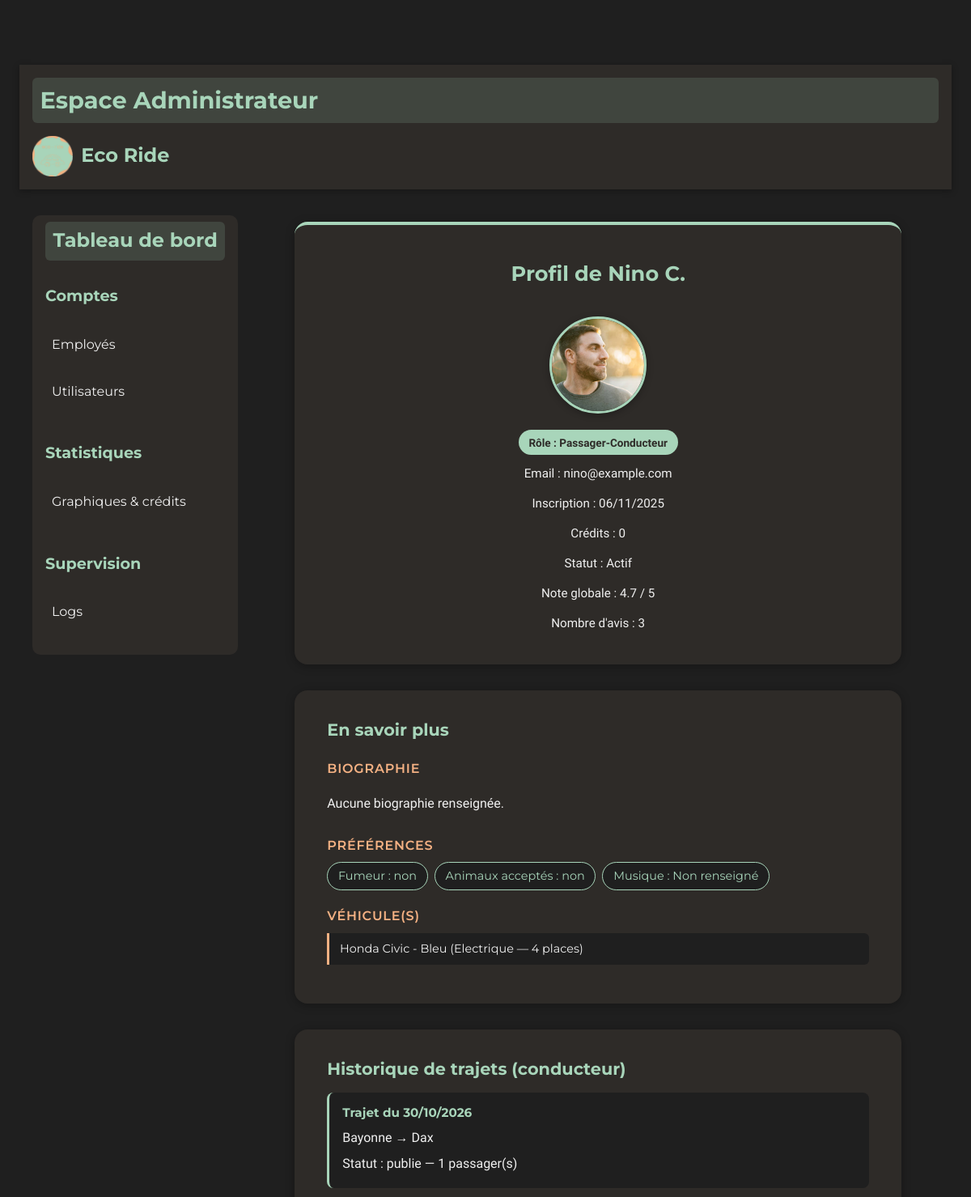
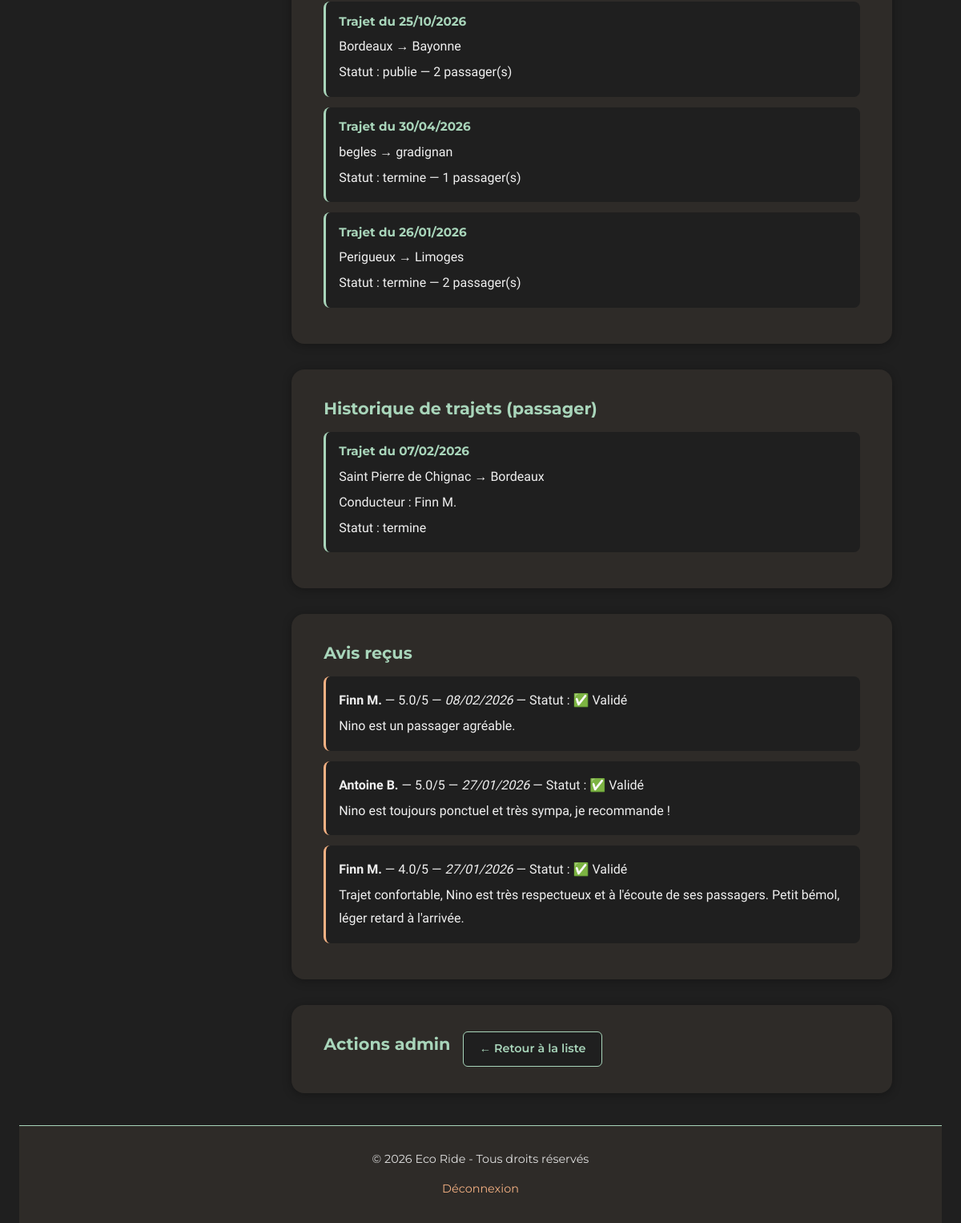
Screenshot of /PROJET/ADMIN/ADM-user-profil.php?id=1 (signed in) with the database file from the repository (2 pictures, top to bottom).
### tables this page shows
CREATE TABLE `utilisateurs` (
  `id` int(11) NOT NULL,
  `nom` varchar(100) NOT NULL,
  `prenom` varchar(100) NOT NULL,
  `email` varchar(150) DEFAULT NULL,
  `mot_de_passe` varchar(255) NOT NULL,
  `role` enum('passager','conducteur','passager-conducteur') NOT NULL,
  `date_naissance` date DEFAULT NULL,
  `bio` text DEFAULT NULL,
  `credits` int(11) DEFAULT 0,
  `date_inscription` datetime DEFAULT current_timestamp(),
  `photo` varchar(255) DEFAULT 'default.jpg',
  `driver_completed` tinyint(1) DEFAULT 0,
  `profile_completed` tinyint(1) DEFAULT 0,
  `suspendu` tinyint(1) NOT NULL DEFAULT 0
);

CREATE TABLE `vehicules` (
  `vehicule_id` int(11) NOT NULL,
  `id_utilisateur` int(11) NOT NULL,
  `plaque` varchar(20) NOT NULL,
  `date_premiere_immat` date DEFAULT NULL,
  `marque` varchar(50) DEFAULT NULL,
  `modele` varchar(50) DEFAULT NULL,
  `couleur` varchar(50) DEFAULT NULL,
  `carburant` varchar(50) DEFAULT NULL,
  `places` int(11) DEFAULT 4,
  `animaux_acceptes` enum('oui','non') DEFAULT 'non',
  `fumeur` enum('oui','non') DEFAULT 'non',
  `musique` varchar(50) DEFAULT NULL
);

CREATE TABLE `trajets` (
  `id` int(11) NOT NULL,
  `id_conducteur` int(11) NOT NULL,
  `depart` varchar(255) NOT NULL,
  `arrivee` varchar(255) NOT NULL,
  `etapes` text DEFAULT NULL,
  `commentaire` text DEFAULT NULL,
  `date_depart` date NOT NULL,
  `heure_depart` time NOT NULL,
  `heure_arrivee` time DEFAULT NULL,
  `vehicule_id` int(11) DEFAULT NULL,
  `places_disponibles` int(11) DEFAULT 1,
  `prix` int(11) NOT NULL DEFAULT 2,
  `statut` enum('publie','complet','annule','termine','en_cours') DEFAULT 'publie'
);

CREATE TABLE `trajets_passagers` (
  `id` int(11) NOT NULL,
  `id_trajet` int(11) NOT NULL,
  `id_passager` int(11) NOT NULL,
  `note_passager` decimal(2,1) DEFAULT NULL,
  `statut` enum('reserve','annule','termine','valide','litige','avis_laisse') DEFAULT 'reserve',
  `date_reservation` datetime DEFAULT current_timestamp()
);

CREATE TABLE `avis` (
  `id` int(11) NOT NULL,
  `id_trajet` int(11) NOT NULL,
  `id_auteur` int(11) NOT NULL,
  `id_destinataire` int(11) NOT NULL,
  `note` decimal(2,1) DEFAULT NULL,
  `commentaire` text DEFAULT NULL,
  `date_creation` datetime DEFAULT current_timestamp(),
  `statut` enum('en_attente','valide','refuse') NOT NULL DEFAULT 'en_attente'
);

### PROJET/ADMIN/ADM-user-profil.php (the view, shortened to what this page needs)
<?php
include('../PHP/connexion.php');
$id = $_GET['id'];
$stmt = $bdd->prepare("SELECT * FROM utilisateurs WHERE id = ?");
$stmt->execute([$id]);
$user = $stmt->fetch(PDO::FETCH_ASSOC);
$stmt = $bdd->prepare("SELECT solde FROM credits WHERE id_utilisateur = ?");
$stmt->execute([$id]);
$credit = $stmt->fetch(PDO::FETCH_ASSOC);
$solde = $credit ? $credit['solde'] : 0;
$stmt_avis = $bdd->prepare("
    SELECT a.note, a.commentaire, a.date_creation, a.statut,
           u.prenom, u.nom
    FROM avis a
    JOIN utilisateurs u ON u.id = a.id_auteur
    WHERE a.id_destinataire = ?
    ORDER BY a.date_creation DESC
");
$stmt_avis->execute([$id]);
$avis = $stmt_avis->fetchAll(PDO::FETCH_ASSOC);
$stmt_note = $bdd->prepare("SELECT AVG(note) as moyenne, COUNT(*) as total FROM avis WHERE id_destinataire = ? AND statut = 'valide'");
$stmt_note->execute([$id]);
$note_info = $stmt_note->fetch(PDO::FETCH_ASSOC);
$stmt_vehicules = $bdd->prepare("SELECT * FROM vehicules WHERE id_utilisateur = ?");
$stmt_vehicules->execute([$id]);
$vehicules = $stmt_vehicules->fetchAll(PDO::FETCH_ASSOC);
$stmt_trajets = $bdd->prepare("
    SELECT t.*, COUNT(tp.id_passager) as nb_passagers
    FROM trajets t
    LEFT JOIN trajets_passagers tp ON tp.id_trajet = t.id
    WHERE t.id_conducteur = ?
    GROUP BY t.id
    ORDER BY t.date_depart DESC
");
$stmt_trajets->execute([$id]);
$trajets = $stmt_trajets->fetchAll(PDO::FETCH_ASSOC);
$stmt_passager = $bdd->prepare("
    SELECT t.depart, t.arrivee, t.date_depart, tp.statut,
           u.prenom as prenom_conducteur, u.nom as nom_conducteur
    FROM trajets_passagers tp
    JOIN trajets t ON t.id = tp.id_trajet
    JOIN utilisateurs u ON u.id = t.id_conducteur
    WHERE tp.id_passager = ?
    ORDER BY t.date_depart DESC
");
$stmt_passager->execute([$id]);
$trajets_passager = $stmt_passager->fetchAll(PDO::FETCH_ASSOC);
?>
<!DOCTYPE html>
<html lang="fr">
<head>
    <link rel="stylesheet" href="../CSS/style_global.css">
    <link rel="stylesheet" href="../CSS/CSS ADMIN/ADM-user-profil.css">
</head>
<body>
<?php include('../COMPONENTS/COMP-header-admin.php'); ?>
<main>
    <div class="content-wrapper">
        <section class="driver-profile-section">
            <h2>Profil de <strong><?= htmlspecialchars($user['prenom']) ?> <?= htmlspecialchars($user['nom']) ?></strong></h2>
            <img src="../../IMAGES/profiles/<?= htmlspecialchars($user['photo'] ?? 'default.jpg') ?>" class="profile-picture" alt="Photo de profil" width="150" height="150">
            <p>Rôle : <?= htmlspecialchars($user['role']) ?></p>
            <p>Email : <?= htmlspecialchars($user['email']) ?></p>
            <p>Inscription : <?= date('d/m/Y', strtotime($user['date_inscription'])) ?></p>
            <p>Crédits : <?= $solde ?></p>
            <p>Statut : <?= $user['suspendu'] ? '<span style="color:red;">Suspendu</span>' : 'Actif' ?></p>
            <p>Note globale : <?= $note_info['total'] > 0 ? number_format($note_info['moyenne'], 1) . ' / 5' : 'Aucune note' ?></p>
            <p>Nombre d'avis : <?= $note_info['total'] ?></p>
        </section>
        <section class="profile-driver-details">
            <h3 class="section-title">En savoir plus</h3>
            <h4 class="subsection-title">Biographie</h4>
            <p class="bio"><?= !empty($user['bio']) ? htmlspecialchars($user['bio']) : 'Aucune biographie renseignée.' ?></p>
            <?php if (!empty($vehicules)): $v = $vehicules[0]; ?>
            <h4 class="subsection-title">Préférences</h4>
            <ul class="preferences-list">
                <li>Fumeur : <?= htmlspecialchars($v['fumeur'] ?? 'Non renseigné') ?></li>
                <li>Animaux acceptés : <?= htmlspecialchars($v['animaux_acceptes'] ?? 'Non renseigné') ?></li>
                <li>Musique : <?= htmlspecialchars($v['musique'] ?? 'Non renseigné') ?></li>
            </ul>
            <h4 class="subsection-title">Véhicule(s)</h4>
            <ul>
                <?php foreach ($vehicules as $v): ?>
                    <li><?= htmlspecialchars($v['marque']) ?> <?= htmlspecialchars($v['modele']) ?> - <?= htmlspecialchars($v['couleur']) ?> (<?= htmlspecialchars($v['carburant']) ?> — <?= $v['places'] ?> places)</li>
                <?php endforeach; ?>
            </ul>
            <?php else: ?>
                <p>Aucun véhicule enregistré.</p>
            <?php endif; ?>
        </section>
        <?php if ($user['role'] === 'conducteur' || $user['role'] === 'passager-conducteur'): ?>
        <section class="trip-history">
            <h3 class="section-title">Historique de trajets (conducteur)</h3>
            <?php if (!empty($trajets)): ?>
                <?php foreach ($trajets as $t): ?>
                <div class="trip">
                    <h4 class="trip-title">Trajet du <?= date('d/m/Y', strtotime($t['date_depart'])) ?></h4>
                    <p class="trip-route"><?= htmlspecialchars($t['depart']) ?> → <?= htmlspecialchars($t['arrivee']) ?></p>
                    <p>Statut : <?= $t['statut'] ?> — <?= $t['nb_passagers'] ?> passager(s)</p>
                </div>
                <?php endforeach; ?>
            <?php else: ?>
                <p>Aucun trajet en tant que conducteur.</p>
            <?php endif; ?>
        </section>
        <?php endif; ?>
        <?php if ($user['role'] === 'passager' || $user['role'] === 'passager-conducteur'): ?>
        <section class="trip-history">
            <h3 class="section-title">Historique de trajets (passager)</h3>
            <?php if (!empty($trajets_passager)): ?>
                <?php foreach ($trajets_passager as $t): ?>
                <div class="trip">
                    <h4 class="trip-title">Trajet du <?= date('d/m/Y', strtotime($t['date_depart'])) ?></h4>
                    <p class="trip-route"><?= htmlspecialchars($t['depart']) ?> → <?= htmlspecialchars($t['arrivee']) ?></p>
                    <p>Conducteur : <?= htmlspecialchars($t['prenom_conducteur']) ?> <?= htmlspecialchars($t['nom_conducteur']) ?></p>
                    <p>Statut : <?= $t['statut'] ?></p>
                </div>
                <?php endforeach; ?>
            <?php else: ?>
                <p>Aucun trajet en tant que passager.</p>
            <?php endif; ?>
        </section>
        <?php endif; ?>
        <section class="avis-section">
            <h3 class="section-title">Avis reçus</h3>
            <?php if (!empty($avis)): ?>
                <?php foreach ($avis as $a): ?>
                <div class="avis">
                    <p><strong><?= htmlspecialchars($a['prenom']) ?> <?= htmlspecialchars($a['nom']) ?></strong>
                    — <?= number_format($a['note'], 1) ?>/5
                    — <em><?= date('d/m/Y', strtotime($a['date_creation'])) ?></em>
                    — Statut : <?= $a['statut'] === 'valide' ? '✅ Validé' : ($a['statut'] === 'refuse' ? '❌ Refusé' : '⏳ En attente') ?></p>
                    <p><?= htmlspecialchars($a['commentaire']) ?></p>
                </div>
                <?php endforeach; ?>
            <?php else: ?>
                <p>Aucun avis reçu.</p>
            <?php endif; ?>
        </section>
        <section class="admin-actions">
            <h3 class="section-title">Actions admin</h3>
            <a href="ADM-utilisateurs.php" class="btn-retour">← Retour à la liste</a>
        </section>
    </div>
</main>
<?php include('../COMPONENTS/COMP-footer-adm-emp.php'); ?>
</body>
</html>

### PROJET/CSS/style_global.css (style rules this page uses)
:root { --vert-doux: #a8d5ba; --orange-doux: #f4b183; --beige-fonce: #2e2b28; --gris-doux: #e0e0e0; --texte: #f0f0f0; --fond: #1f1f1f; --shadow: rgba(0, 0, 0, 0.3); }
main { display: flex; gap: 2rem; padding: 2rem 0.5rem; align-items: flex-start; }
* { box-sizing: border-box; }
html { scroll-behavior: smooth; }
body { font-family: 'Century Gothic', 'Montserrat', 'Quicksand', sans-serif; font-weight: 400; line-height: 1.6; background-color: var(--fond); color: var(--texte); margin: 0; padding: 80px 1.5rem 0 1.5rem; }
img { max-width: 100%; height: auto; display: block; }
h1, h2, h3 { font-family: 'Montserrat', 'Century Gothic', sans-serif; color: var(--vert-doux); margin-top: 0; font-weight: 700; }
h2 { font-size: 2rem; margin-bottom: 0.5rem; }
a { color: var(--orange-doux); text-decoration: none; transition: color 0.3s ease; }
section { max-width: 1100px; margin: 0 auto; padding: 2rem 1.5rem; }
section h2 { font-size: 2rem; margin-bottom: 1rem; color: var(--vert-doux); }
section p { font-family: 'Quicksand', sans-serif; font-size: 1rem; line-height: 1.8; margin-bottom: 1.5rem; }
a, button { transition: all 0.3s ease; }
.menu-principal { background-color: var(--beige-fonce); border-radius: 10px; }
.menu-section { margin-bottom: 0; }
.menu-principal .menu-section { padding: 0.5rem 1rem; }
.menu-principal .dashboard-admin-title { font-size: 1.5rem; padding: 0.3rem 0.6rem; background-color: rgba(168, 213, 186, 0.15); border-radius: 6px; }
.menu-item-title { font-size: 1.2rem; margin-bottom: 0; color: var(--vert-doux); font-weight: 700; }
.menu-li { list-style: none; padding-left: 0; font-weight: 400; }
.menu-item { padding: 1em 0.5em; cursor: pointer; border-radius: 4px; transition: background-color 0.3s ease; font-weight: 400; }
.menu-item a { color: var(--texte); }

### rows the page displays
utilisateurs: prenom "Nino", nom "C.", photo (picture), role "Passager-Conducteur", email "nino@example.com", date_inscription "06/11/2025"
vehicules: fumeur "non", animaux_acceptes "non", musique "Non renseigné", marque "Honda", modele "Civic", couleur "Bleu", carburant "Electrique", places "4"
trajets: date_depart "30/10/2026", depart "Bayonne", arrivee "Dax", statut "publie", nb_passagers "1"
trajets: date_depart "25/10/2026", depart "Bordeaux", arrivee "Bayonne", statut "publie", nb_passagers "2"
trajets: date_depart "30/04/2026", depart "begles", arrivee "gradignan", statut "termine", nb_passagers "1"
trajets: date_depart "26/01/2026", depart "Perigueux", arrivee "Limoges", statut "termine", nb_passagers "2"
trajets_passagers: id_trajet.date_depart "07/02/2026", id_trajet.depart "Saint Pierre de Chignac", id_trajet.arrivee "Bordeaux", utilisateurs.prenom "Finn", utilisateurs.nom "M.", statut "termine"
avis: id_auteur.prenom "Finn", id_auteur.nom "M.", note "5.0", date_creation "08/02/2026", statut "✅ Validé", commentaire "Nino est un passager agréable."
avis: id_auteur.prenom "Antoine", id_auteur.nom "B.", note "5.0", date_creation "27/01/2026", statut "✅ Validé", commentaire "Nino est toujours ponctuel et très sympa, je recommande !"
avis: id_auteur.prenom "Finn", id_auteur.nom "M.", note "4.0", date_creation "27/01/2026", statut "✅ Validé", commentaire "Trajet confortable, Nino est très respectueux et à l'écoute de ses passagers. Petit bémol, léger retard à l'arrivée."

### other values shown
$solde "0"
$note_info['moyenne'] "4.7"
$note_info['total'] "3"
